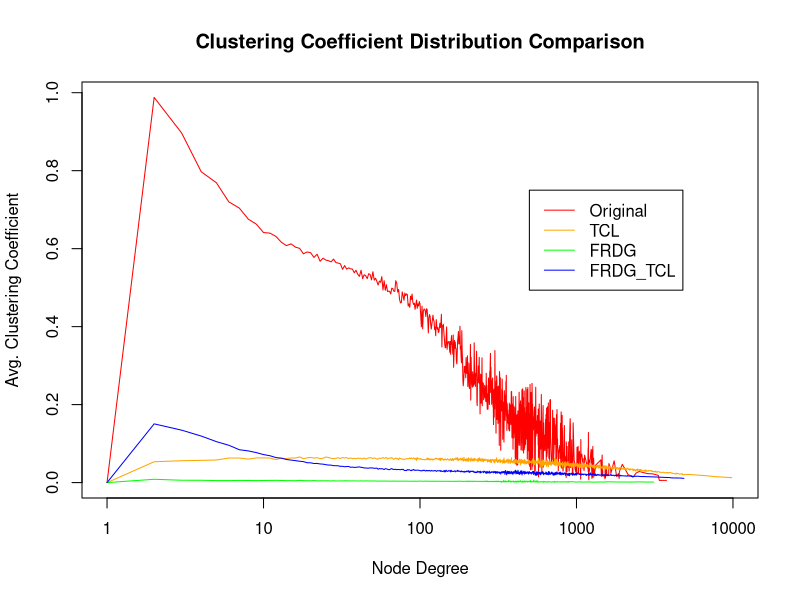

This chart was generated by the following R code:
temp <- read.table("ccf.twitter.tab", header=FALSE, sep="\t", skip=4)
x1 <- temp[,1]
y1 <- temp[,2]

temp <- read.table("ccf.TCL.tab", header=FALSE, sep="\t", skip=4)
x2 <- temp[,1]
y2 <- temp[,2]

temp <- read.table("ccf.FRDG.tab", header=FALSE, sep="\t", skip=4)
x3 <- temp[,1]
y3 <- temp[,2]

temp <- read.table("ccf.FRDG_TCL.tab", header=FALSE, sep="\t", skip=4)
x4 <- temp[,1]
y4 <- temp[,2]


plot(x1,y1, main="Clustering Coefficient Distribution Comparison", xlab="Node Degree", ylab="Avg. Clustering Coefficient", log="x", col="red", type='l', xlim=c(1,10000))

lines(x2,y2, col="orange")

lines(x3,y3, col="green")

lines(x4,y4, col="blue")

legend(x=500, y=.75, legend=c('Original', 'TCL', 'FRDG', 'FRDG_TCL'), col=c('red','orange','green', 'blue'), lty=c(1,1,1,1))

dev.copy(pdf,'generatorComparison_clustering.pdf')
dev.off()